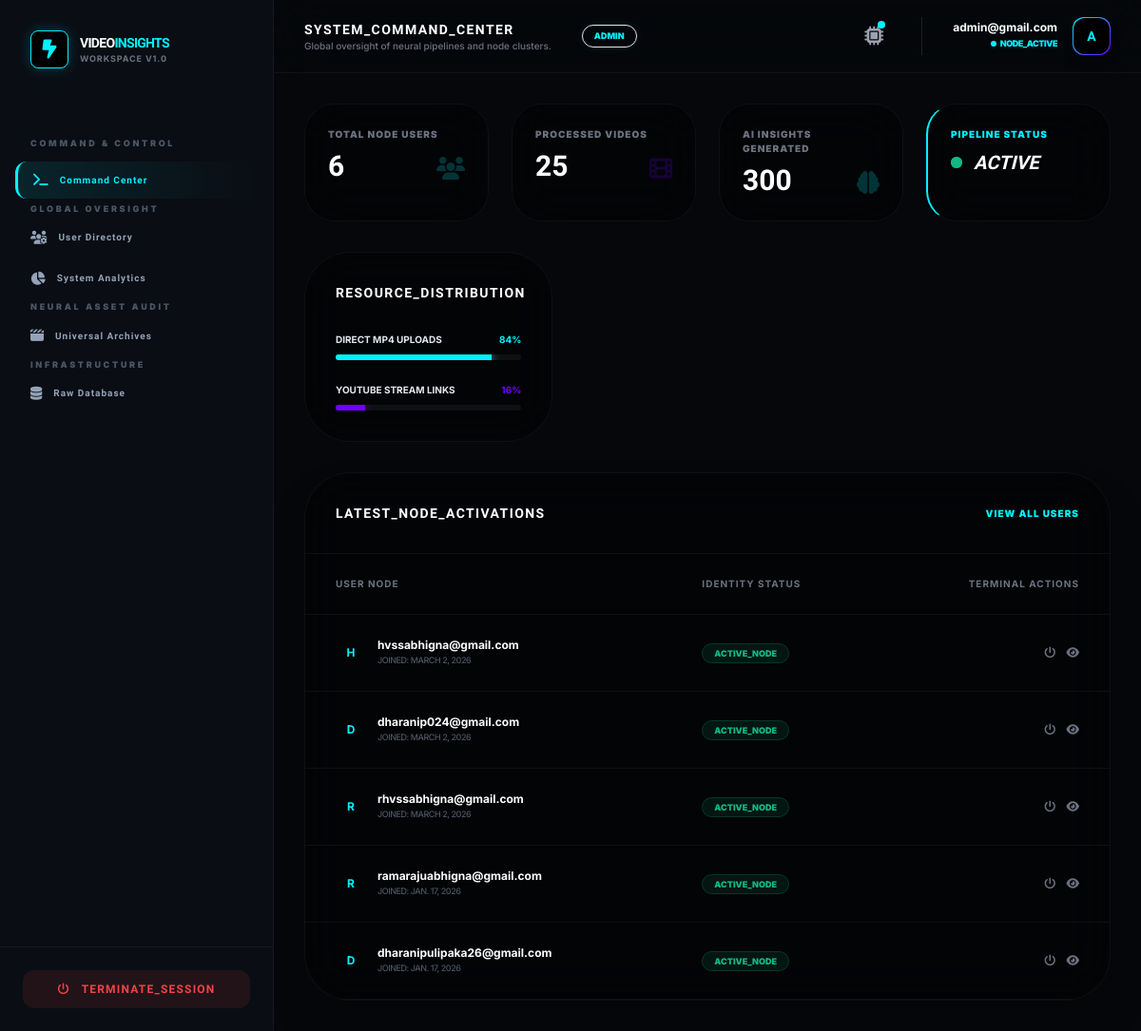
Screenshot of /analysis/admin/dashboard/ (signed in) with the database file from the repository.
### accounts/models.py (models this page shows, shortened)
class User(AbstractUser):
    username = None
    email = models.EmailField(unique=True)
    ROLE_CHOICES = (
        ('admin', 'Admin'),
        ('user', 'User'),
    )
    role = models.CharField(max_length=10, choices=ROLE_CHOICES, default='user')
    is_verified = models.BooleanField(default=False)
    login_count = models.PositiveIntegerField(default=0)
    USERNAME_FIELD = 'email'
    REQUIRED_FIELDS = []
    objects = CustomUserManager()

### analysis/views.py (the view)
# urls.py: path('admin/dashboard/', views.admin_dashboard, name='admin_dashboard'),
@user_passes_test(is_admin)
def admin_dashboard(request):
    all_users = User.objects.all().order_by('-date_joined')
    all_vids = VideoAnalysis.objects.all()
    total = all_vids.count()
    yt_count = all_vids.filter(video_file="").count()
    stats = {
        'total_users': all_users.count(),
        'total_videos': total,
        'total_insights': total * 12,
        'mp4_percent': (100 - (yt_count / total * 100)) if total > 0 else 65,
        'yt_percent': (yt_count / total * 100) if total > 0 else 35
    }
    return render(request, 'admin_dashboard.html', {'stats': stats, 'node_users': all_users[:5]})

### analysis/views.py (called while the page is built)
def is_admin(user):
    return user.is_authenticated and user.role == 'admin'

### templates/admin_dashboard.html (shortened to what this page needs)
{% extends "base2.html" %}
{% load i18n %}
{% block page_title %}SYSTEM_COMMAND_CENTER{% endblock %}
{% block page_subtitle %}Global oversight of neural pipelines and node clusters.{% endblock %}
{% block content %}
<div class="space-y-8 animate-fade-in">
    <div class="grid grid-cols-1 md:grid-cols-2 lg:grid-cols-4 gap-6">
        <div class="bg-black/40 border border-white/5 p-6 rounded-[2rem] backdrop-blur-xl">
            <p class="text-[10px] font-black text-gray-500 uppercase tracking-widest mb-2">Total Node Users</p>
            <div class="flex items-end justify-between">
                <h3 class="orbitron text-3xl font-black text-white">{{ stats.total_users }}</h3>
                <i class="fa fa-users text-[var(--accent-cyan)] opacity-20 text-2xl"></i>
            </div>
        </div>
        <div class="bg-black/40 border border-white/5 p-6 rounded-[2rem] backdrop-blur-xl">
            <p class="text-[10px] font-black text-gray-500 uppercase tracking-widest mb-2">Processed Videos</p>
            <div class="flex items-end justify-between">
                <h3 class="orbitron text-3xl font-black text-white">{{ stats.total_videos }}</h3>
                <i class="fa fa-film text-[var(--accent-purple)] opacity-20 text-2xl"></i>
            </div>
        </div>
        <div class="bg-black/40 border border-white/5 p-6 rounded-[2rem] backdrop-blur-xl">
            <p class="text-[10px] font-black text-gray-500 uppercase tracking-widest mb-2">AI Insights Generated</p>
            <div class="flex items-end justify-between">
                <h3 class="orbitron text-3xl font-black text-white">{{ stats.total_insights }}</h3>
                <i class="fa fa-brain text-[var(--accent-cyan)] opacity-20 text-2xl"></i>
            </div>
        </div>
        <div class="bg-black/40 border border-white/5 p-6 rounded-[2rem] backdrop-blur-xl border-l-2 border-l-[var(--accent-cyan)]">
            <p class="text-[10px] font-black text-[var(--accent-cyan)] uppercase tracking-widest mb-2">Pipeline Status</p>
            <div class="flex items-center gap-3">
                <span class="relative flex h-3 w-3">
                    <span class="relative inline-flex rounded-full h-3 w-3 bg-emerald-500"></span>
                </span>
                <h3 class="orbitron text-xl font-black text-white uppercase italic">Active</h3>
            </div>
        </div>
    </div>
    <div class="grid lg:grid-cols-3 gap-8">
        <div class="bg-black/40 border border-white/5 p-8 rounded-[3rem] backdrop-blur-xl">
            <h4 class="orbitron text-sm font-black text-white tracking-widest mb-8">RESOURCE_DISTRIBUTION</h4>
            <div class="space-y-6">
                <div>
                    <div class="flex justify-between text-[10px] font-bold uppercase mb-2">
                        <span>Direct MP4 Uploads</span>
                        <span class="text-[var(--accent-cyan)]">{{ stats.mp4_percent|floatformat:0 }}%</span>
                    </div>
                    <div class="h-1.5 w-full bg-white/5 rounded-full overflow-hidden">
                        <div class="h-full bg-[var(--accent-cyan)] transition-all duration-1000 shadow-[0_0_10px_var(--accent-cyan)]" style="width: {{ stats.mp4_percent }}%"></div>
                    </div>
                </div>
                <div>
                    <div class="flex justify-between text-[10px] font-bold uppercase mb-2">
                        <span>YouTube Stream Links</span>
                        <span class="text-[var(--accent-purple)]">{{ stats.yt_percent|floatformat:0 }}%</span>
                    </div>
                    <div class="h-1.5 w-full bg-white/5 rounded-full overflow-hidden">
                        <div class="h-full bg-[var(--accent-purple)] transition-all duration-1000 shadow-[0_0_10px_var(--accent-purple)]" style="width: {{ stats.yt_percent }}%"></div>
                    </div>
                </div>
            </div>
        </div>
    </div>
    <div class="bg-black/40 border border-white/5 rounded-[3rem] backdrop-blur-xl overflow-hidden shadow-2xl">
        <div class="p-8 border-b border-white/5 flex justify-between items-center">
            <h4 class="orbitron text-sm font-black text-white tracking-widest">LATEST_NODE_ACTIVATIONS</h4>
            <a href="{% url 'admin_user_management' %}" class="text-[10px] font-black text-[var(--accent-cyan)] uppercase tracking-widest hover:underline">View All Users</a>
        </div>
        <div class="overflow-x-auto">
            <table class="w-full text-left">
                <thead>
                    <tr class="text-[10px] font-black text-gray-500 uppercase tracking-widest border-b border-white/5">
                        <th class="px-8 py-6">User Node</th>
                        <th class="px-8 py-6">Identity Status</th>
                        <th class="px-8 py-6 text-right">Terminal Actions</th>
                    </tr>
                </thead>
                <tbody class="text-xs font-medium">
                    {% for user_node in node_users %}
                    <tr class="border-b border-white/5 hover:bg-white/[0.02] transition-colors">
                        <td class="px-8 py-6 flex items-center gap-3">
                            <div class="w-8 h-8 rounded-lg bg-[var(--accent-cyan)]/10 text-[var(--accent-cyan)] flex items-center justify-center font-bold">{{ user_node.email|first|upper }}</div>
                            <div>
                                <p class="text-white font-bold">{{ user_node.email }}</p>
                                <p class="text-[9px] text-gray-600 uppercase tracking-tighter">Joined: {{ user_node.date_joined|date:"N j, Y" }}</p>
                            </div>
                        </td>
                        <td class="px-8 py-6">
                            {% if user_node.is_active %}
                                <span class="px-3 py-1 bg-emerald-500/10 text-emerald-500 rounded-full text-[9px] font-black uppercase border border-emerald-500/20">Active_Node</span>
                            {% else %}
                                <span class="px-3 py-1 bg-red-500/10 text-red-500 rounded-full text-[9px] font-black uppercase border border-red-500/20">Restricted</span>
                            {% endif %}
                        </td>
                        <td class="px-8 py-6 text-right">
                            <button class="text-gray-500 hover:text-red-500 transition-colors mx-2"><i class="fa fa-power-off"></i></button>
                            <button class="text-gray-500 hover:text-[var(--accent-cyan)] transition-colors"><i class="fa fa-eye"></i></button>
                        </td>
                    </tr>
                    {% empty %}
                    <tr>
                        <td colspan="3" class="px-8 py-10 text-center text-gray-600 italic">No active user nodes detected in current database sync.</td>
                    </tr>
                    {% endfor %}
                </tbody>
            </table>
        </div>
    </div>
</div>
{% endblock %}

### templates/base2.html (shortened to what this page needs)
<!DOCTYPE html>
<html lang="en">
<head>
    <script src="https://cdn.tailwindcss.com"></script>
    <link rel="stylesheet" href="https://cdnjs.cloudflare.com/ajax/libs/font-awesome/6.4.2/css/all.min.css">
</head>
<body class="min-h-screen flex">
<aside class="w-72 bg-[var(--sidebar-bg)] border-r border-white/5 hidden lg:flex flex-col sticky top-0 h-screen z-50">
    <div class="p-8">
        <a href="/" class="flex items-center gap-3">
            <div class="w-10 h-10 rounded-lg flex items-center justify-center bg-black border border-[var(--accent-cyan)] shadow-[0_0_15px_rgba(0,242,255,0.2)]">
                <i class="fa-solid fa-bolt-lightning text-xl text-[var(--accent-cyan)]"></i>
            </div>
            <div>
                <h2 class="orbitron text-sm font-black text-white tracking-tighter">VIDEO<span class="text-[var(--accent-cyan)]">INSIGHTS</span></h2>
                <p class="text-[9px] text-gray-500 uppercase tracking-widest font-bold">Workspace v1.0</p>
            </div>
        </a>
    </div>
    <nav class="flex-1 px-4 py-4 space-y-1 overflow-y-auto">
        {% if user.role == 'admin' %}
            {% include "partials/sidebar_admin.html" %}
        {% else %}
            {% include "partials/sidebar_user.html" %}
        {% endif %}
    </nav>
    <div class="p-6 border-t border-white/5">
        <a href="{% url 'logout' %}"
           class="flex items-center justify-center gap-3 px-4 py-3 rounded-xl bg-red-500/10 text-red-500 font-bold hover:bg-red-500 hover:text-white transition duration-300 orbitron text-xs tracking-widest">
            <i class="fa-solid fa-power-off"></i> TERMINATE_SESSION
        </a>
    </div>
</aside>
<div class="flex-1 flex flex-col min-w-0">
    <header class="bg-[var(--sidebar-bg)]/80 backdrop-blur-xl border-b border-white/5 sticky top-0 z-40 px-8 py-4 flex justify-between items-center">
        <div class="flex items-center gap-4">
             <div class="hidden sm:block">
                <h1 class="orbitron text-sm font-bold text-white tracking-widest uppercase">
                    {% block page_title %}Operational_Dashboard{% endblock page_title %}
                </h1>
                <p class="text-[10px] text-gray-500 font-medium">
                    {% block page_subtitle %}Synchronizing with Neural Pipeline...{% endblock page_subtitle %}
                </p>
             </div>
             <span class="bg-[var(--accent-cyan)]/10 text-[var(--accent-cyan)] text-[9px] uppercase font-black px-3 py-1 rounded-full ml-4 border border-[var(--accent-cyan)]/20 shadow-[0_0_10px_rgba(0,242,255,0.1)]">
                {{ user.role|default:"User" }}
             </span>
        </div>
        <div class="flex items-center gap-8">
            <div class="relative group">
                <button class="relative p-2 text-gray-400 hover:text-[var(--accent-cyan)] transition-colors">
                    <i class="fa-solid fa-microchip text-xl"></i>
                    <span class="absolute top-1.5 right-1.5 w-2 h-2 bg-[var(--accent-cyan)] rounded-full animate-pulse"></span>
                </button>
            </div>
            <div class="flex items-center gap-4 border-l border-white/10 pl-8">
                <div class="text-right hidden sm:block">
                    <p class="text-xs font-bold text-white leading-none mb-1">{{ user.email }}</p>
                    <p class="text-[9px] text-[var(--accent-cyan)] font-black uppercase flex items-center justify-end gap-1 tracking-tighter">
                        <span class="w-1.5 h-1.5 bg-[var(--accent-cyan)] rounded-full animate-ping"></span> NODE_ACTIVE
                    </p>
                </div>
                <div class="w-10 h-10 rounded-xl bg-gradient-to-br from-[var(--accent-cyan)] to-[var(--accent-purple)] p-[1px] shadow-lg">
                    <div class="w-full h-full bg-black rounded-xl flex items-center justify-center text-[var(--accent-cyan)] font-black orbitron text-sm">
                        {{ user.email|first|upper }}
                    </div>
                </div>
            </div>
        </div>
    </header>
    <main class="flex-1 p-8 overflow-y-auto">
        <div class="max-w-7xl mx-auto animate-fade-in">
            {% block content %}{% endblock content %}
        </div>
    </main>
</div>
</body>
</html>

### templates/base2.html (style rules this page uses)
:root { --bg-workspace: #05070a; --sidebar-bg: #0a0d14; --accent-cyan: #00f2ff; --accent-purple: #7000ff; --card-dark: #10141d; }
body { font-family: 'Inter', sans-serif; background-color: var(--bg-workspace); color: #e2e8f0; }
.orbitron { font-family: 'Orbitron', sans-serif; }
.animate-fade-in { animation: fadeIn 0.3s ease-out; }

### rows the page displays
User: role "ADMIN", email "admin@gmail.com", email|first "A"
User: email|first "H", email "hvssabhigna@gmail.com", date_joined "MARCH 2, 2026", is_active "ACTIVE_NODE"
User: email|first "D", email "dharanip024@gmail.com", date_joined "MARCH 2, 2026", is_active "ACTIVE_NODE"
User: email|first "R", email "rhvssabhigna@gmail.com", date_joined "MARCH 2, 2026", is_active "ACTIVE_NODE"
User: email|first "R", email "ramarajuabhigna@gmail.com", date_joined "JAN. 17, 2026", is_active "ACTIVE_NODE"
User: email|first "D", email "dharanipulipaka26@gmail.com", date_joined "JAN. 17, 2026", is_active "ACTIVE_NODE"

### other values shown
{{ stats.total_users }} "6"
{{ stats.total_videos }} "25"
{{ stats.total_insights }} "300"
{{ stats.mp4_percent|floatformat:0 }} "84"
{{ stats.yt_percent|floatformat:0 }} "16"
